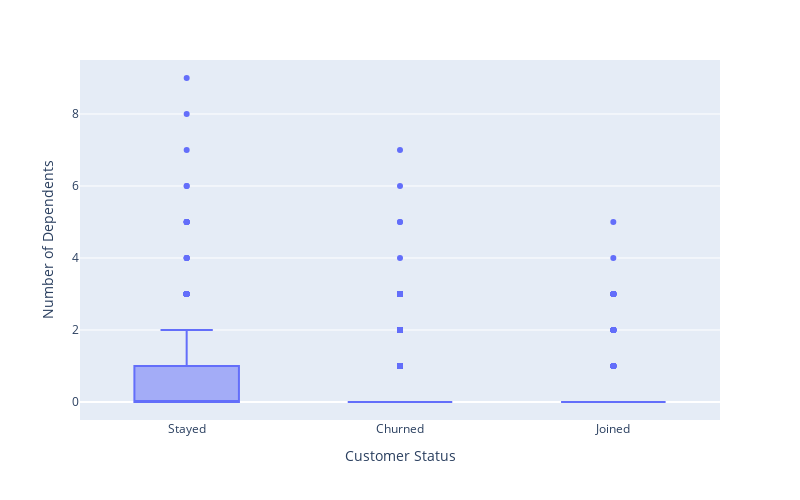

Write notebook code for a chart like this one.
### Code cell
# Dependents vs Churn
px.histogram(
    df, 
    x="Dependents", 
    color="Customer Status", 
    barmode="group",
    width=800,
    height=500
)

### Figure 1 — Plotly figure (JSON) as saved in the notebook; plotly's stock layout.template omitted (floating-point values rounded to 4 significant figures; data arrays with more than 128 entries replaced by an {"elided": "..."} marker saying what was removed)
{"data": [{"alignmentgroup": "True", "hovertemplate": "Customer Status=%{x}<br>Number of Dependents=%{y}<extra></extra>", "legendgroup": "", "marker": {"color": "#636efa"}, "name": "", "notched": false, "offsetgroup": "", "orientation": "v", "showlegend": false, "type": "box", "x": {"elided": "6801 str values"}, "x0": " ", "xaxis": "x", "y": {"elided": "6801 int values"}, "y0": " ", "yaxis": "y"}], "layout": {"boxmode": "group", "height": 500, "legend": {"tracegroupgap": 0}, "margin": {"t": 60}, "width": 800, "xaxis": {"anchor": "y", "domain": [0, 1], "title": {"text": "Customer Status"}}, "yaxis": {"anchor": "x", "domain": [0, 1], "title": {"text": "Number of Dependents"}}}}
